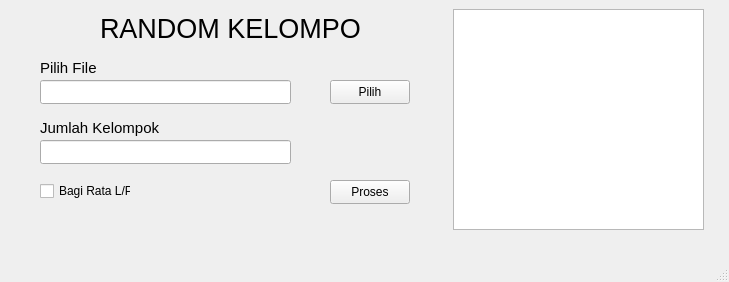
<?xml version="1.0" encoding="UTF-8"?>
<ui version="4.0">
 <class>MainWindow</class>
 <widget class="QMainWindow" name="MainWindow">
  <property name="geometry">
   <rect>
    <x>0</x>
    <y>0</y>
    <width>729</width>
    <height>282</height>
   </rect>
  </property>
  <property name="maximumSize">
   <size>
    <width>730</width>
    <height>282</height>
   </size>
  </property>
  <property name="windowTitle">
   <string>Random Kelompok</string>
  </property>
  <property name="layoutDirection">
   <enum>Qt::LeftToRight</enum>
  </property>
  <property name="autoFillBackground">
   <bool>false</bool>
  </property>
  <widget class="QWidget" name="centralwidget">
   <widget class="QLabel" name="labelNama">
    <property name="geometry">
     <rect>
      <x>100</x>
      <y>10</y>
      <width>260</width>
      <height>36</height>
     </rect>
    </property>
    <property name="font">
     <font>
      <pointsize>20</pointsize>
     </font>
    </property>
    <property name="text">
     <string>RANDOM KELOMPOK</string>
    </property>
   </widget>
   <widget class="QLabel" name="labelAbsolutPath">
    <property name="geometry">
     <rect>
      <x>40</x>
      <y>60</y>
      <width>81</width>
      <height>16</height>
     </rect>
    </property>
    <property name="font">
     <font>
      <pointsize>11</pointsize>
     </font>
    </property>
    <property name="text">
     <string>Pilih File</string>
    </property>
   </widget>
   <widget class="QLineEdit" name="lineAbsolutPath">
    <property name="geometry">
     <rect>
      <x>40</x>
      <y>80</y>
      <width>251</width>
      <height>24</height>
     </rect>
    </property>
    <property name="readOnly">
     <bool>true</bool>
    </property>
   </widget>
   <widget class="QLabel" name="labelJumlahKel">
    <property name="geometry">
     <rect>
      <x>40</x>
      <y>120</y>
      <width>141</width>
      <height>16</height>
     </rect>
    </property>
    <property name="font">
     <font>
      <pointsize>11</pointsize>
     </font>
    </property>
    <property name="text">
     <string>Jumlah Kelompok</string>
    </property>
   </widget>
   <widget class="QLineEdit" name="lineJumlahKel">
    <property name="geometry">
     <rect>
      <x>40</x>
      <y>140</y>
      <width>251</width>
      <height>24</height>
     </rect>
    </property>
   </widget>
   <widget class="QPushButton" name="pushButton">
    <property name="geometry">
     <rect>
      <x>330</x>
      <y>80</y>
      <width>80</width>
      <height>24</height>
     </rect>
    </property>
    <property name="text">
     <string>Pilih</string>
    </property>
   </widget>
   <widget class="QCheckBox" name="cbBagiRata">
    <property name="geometry">
     <rect>
      <x>40</x>
      <y>180</y>
      <width>91</width>
      <height>22</height>
     </rect>
    </property>
    <property name="text">
     <string>Bagi Rata L/P</string>
    </property>
   </widget>
   <widget class="QPushButton" name="pushButton_2">
    <property name="geometry">
     <rect>
      <x>330</x>
      <y>180</y>
      <width>80</width>
      <height>24</height>
     </rect>
    </property>
    <property name="text">
     <string>Proses</string>
    </property>
   </widget>
   <widget class="QPlainTextEdit" name="hasilTextEdit">
    <property name="geometry">
     <rect>
      <x>453</x>
      <y>9</y>
      <width>251</width>
      <height>221</height>
     </rect>
    </property>
    <property name="autoFillBackground">
     <bool>false</bool>
    </property>
    <property name="readOnly">
     <bool>true</bool>
    </property>
   </widget>
  </widget>
  <widget class="QMenuBar" name="menubar">
   <property name="geometry">
    <rect>
     <x>0</x>
     <y>0</y>
     <width>729</width>
     <height>21</height>
    </rect>
   </property>
   <property name="nativeMenuBar">
    <bool>true</bool>
   </property>
  </widget>
  <widget class="QStatusBar" name="statusbar"/>
 </widget>
 <resources/>
 <connections/>
</ui>
